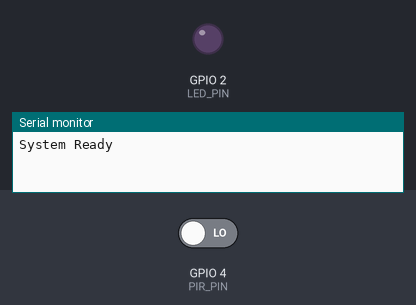
This sketch was run on a simulated ESP32. Parts: output pins drawn as LEDs (lit = HIGH), the last lines printed to the serial monitor. The inputs (shaded band) are chosen by the test bench; at power-on: GPIO 4 (PIR_PIN) LOW. WiFi joins after 1.5 s; servers stay silent unless stated.

Above: at 3.0 s.
3.1 s: GPIO 4 (PIR_PIN) driven HIGH
At 4.1 s:
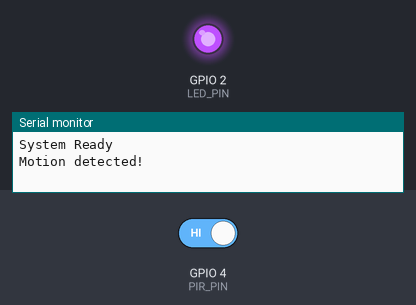
4.7 s: GPIO 4 (PIR_PIN) driven LOW
At 5.4 s:
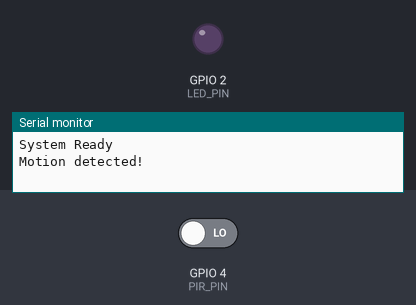
Timing chart, 0 to 7.7 s (numbered marks = the images above; inputs shaded):
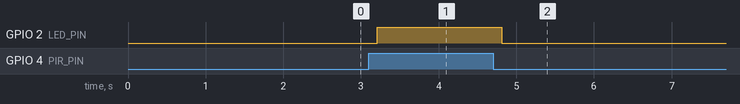

Measured:
- after the input at 3.1 s, GPIO 2 (LED_PIN): LOW → HIGH after 0.11 s
- after the input at 4.7 s, GPIO 2 (LED_PIN): HIGH → LOW after 0.11 s

The sketch:

sketch.ino
```cpp
#define BLYNK_TEMPLATE_ID "TMPL3Dg9GLHqY"
#define BLYNK_TEMPLATE_NAME "Motion Detection"

#include <WiFi.h>
#include <BlynkSimpleEsp32.h>

char auth[] = "bNd3gZhu46t33reaCh2lSO9FBl4-Ah2H";
char ssid[] = "Wokwi-GUEST";   // or your WiFi
char pass[] = "";

#define PIR_PIN 4
#define LED_PIN 2

unsigned long lastAlert = 0;
const unsigned long cooldown = 3000; // 10 sec

void setup() {
  Serial.begin(115200);

  pinMode(PIR_PIN, INPUT);
  pinMode(LED_PIN, OUTPUT);

  Blynk.begin(auth, ssid, pass);

  Serial.println("System Ready");
}

void loop() {
  Blynk.run();

  int motion = digitalRead(PIR_PIN);

  if (motion == HIGH) {
    digitalWrite(LED_PIN, HIGH);

    if (millis() - lastAlert > cooldown) {
      Serial.println("Motion detected!");

      Blynk.virtualWrite(V0, 1);
      Blynk.logEvent("motion_alert", "Motion detected!");

      lastAlert = millis();
    }

  } else {
    digitalWrite(LED_PIN, LOW);
    Blynk.virtualWrite(V0, 0);
  }

  delay(200);
}
```
